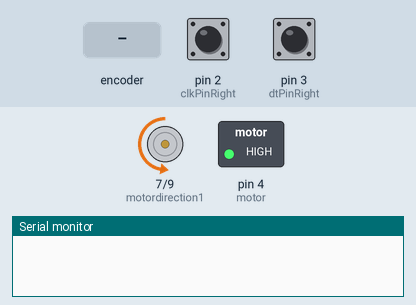
Bench run of a sketch on a simulated Arduino Uno, built with avr-gcc and run on an emulated ATmega328P. Shown: direction and speed pins drawn as motors (green arrow = direction pin HIGH = forward, orange = LOW = backward, longer = more drive), switched loads named in the sketch (green lamp = pin HIGH), the last lines printed to the serial monitor. The test bench sets the inputs (shaded band); at power-on: pin 2 (clkPinRight) LOW, pin 3 (dtPinRight) LOW.

Above: at 1.2 s.
1.3 s: rotary encoder on pin 2 (clkPinRight) / pin 3 (dtPinRight) turned 1 step (first pin leading)
At 3.5 s:
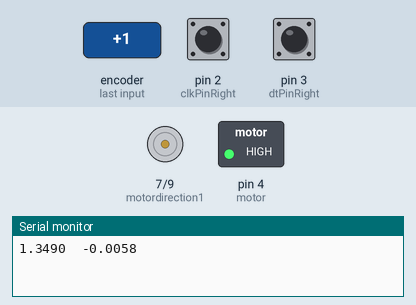
Timing chart, 0 to 5.0 s (numbered marks = the images above; inputs shaded):
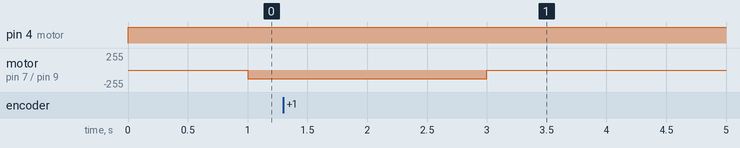

The sketch:

Transfer_Function_Test_v1.ino
```cpp
/* Author: Justin Olson
 * Created 2021
 *
 * Assignment 2:  Exercise 4 Hardware Implementation Velocity
 * Making a simulated robot and tracking its movement using two
 * mechanical encoders. This simulation allows us to determine robot
 * position based on the movement of the wheels (encoders).
 *
 *
 * The circuit:
 * -5V power supply to both encoders positive power supply
 * -Board ground to both encoder grounds
 * -Wire from the left clk encoder to digital pin 3 through a 10nF capacitor
 * -wire from the right clk encoder to digital pin 2 through a 10nF capacitor
 * -wire from dt on right encoder to digital pin 8
 * -wire from dt on left encoder to digital pin 9
 *
 */
#define PI 3.1415926535897932384626433832795
#define loop_time = 10    //loop time of 10 milliseconds


//Defining the pins
const int clkPinRight = 2;

const int dtPinRight = 3;

int motor = 4;
int motordirection1 = 7;
int motorspeed1 = 9;

//setting a baseline for the clk pin and setting the states to
//match
int clkPinRightCurrent = LOW;
int clkPinRightLast = clkPinRightCurrent;


//an initial count which will increase for clockwise
//and decrease for counter clockwise
int rightCount = 0;

//global flag for when to write to output serial out
bool moved = 0;

//dimensions of the robot
double wheelRadius = .5;
double wheelWidth = 0.1;
double encoderSteps = 16*50;
double theta;
double old_time = 0;
double new_time;
double new_time_seconds;
double v_r;
double v_l;

  int start_time = 0;
  int run_time = 0;


void setup() {
    Serial.begin(115200);       //initialize serial monitor

    pinMode(clkPinRight, INPUT);      //Set the right clk pin as input

    pinMode(dtPinRight, INPUT);

    pinMode(motor, OUTPUT);
    pinMode(motordirection1, OUTPUT);
    pinMode(motorspeed1, OUTPUT);

  attachInterrupt(digitalPinToInterrupt(clkPinRight), rightRotation, RISING);


  theta = 2*PI / encoderSteps;
  run_time = millis();
}


void loop() {
  long initial_time = millis();
  if(millis() - run_time < 3000){
  if(start_time == 0){
    while (millis() - initial_time < 1000){
      digitalWrite(motor,HIGH);
      digitalWrite(motordirection1,LOW);
      analogWrite(motorspeed1,0);
    }
    start_time = 1;
  }

    analogWrite(motorspeed1, 128);

  if(moved == 1){
    Serial.print(new_time_seconds,4);
    Serial.print("\t");
    //Serial.print(v_l);
    //Serial.print("\t");
    Serial.println(v_r,4);
    moved = 0;
    v_r = 0;
    //v_l = 0;
  }
  }
  else{
    analogWrite(motorspeed1,0);
  }
}


void rightRotation() {
 if(old_time == millis()){
  return;
 }
  clkPinRightCurrent = digitalRead(clkPinRight);    //read the state of the right clk pin


//Check where the right dt pin is to check whether it moved clockwise or counter clockwise
  if((clkPinRightLast == LOW) && (clkPinRightCurrent == HIGH)) {
    if(digitalRead(dtPinRight) == LOW) {
      rightCount = -1;    //increase count for clockwise
    }
    else {
      rightCount = 1;    //decrease count for counter clockwise
    }
  }
  new_time = millis();
  double time_diff_r = (double)(new_time - old_time)/1000.0;
//   Serial.println(time_diff_r);
  v_r = rightCount * theta / time_diff_r;
  old_time = new_time;
  clkPinRightLast = LOW;   //set the last state as the current to restart the loop
  moved = 1;    //set flag to begin printing data
  new_time_seconds = new_time / 1000.0;
}
```
